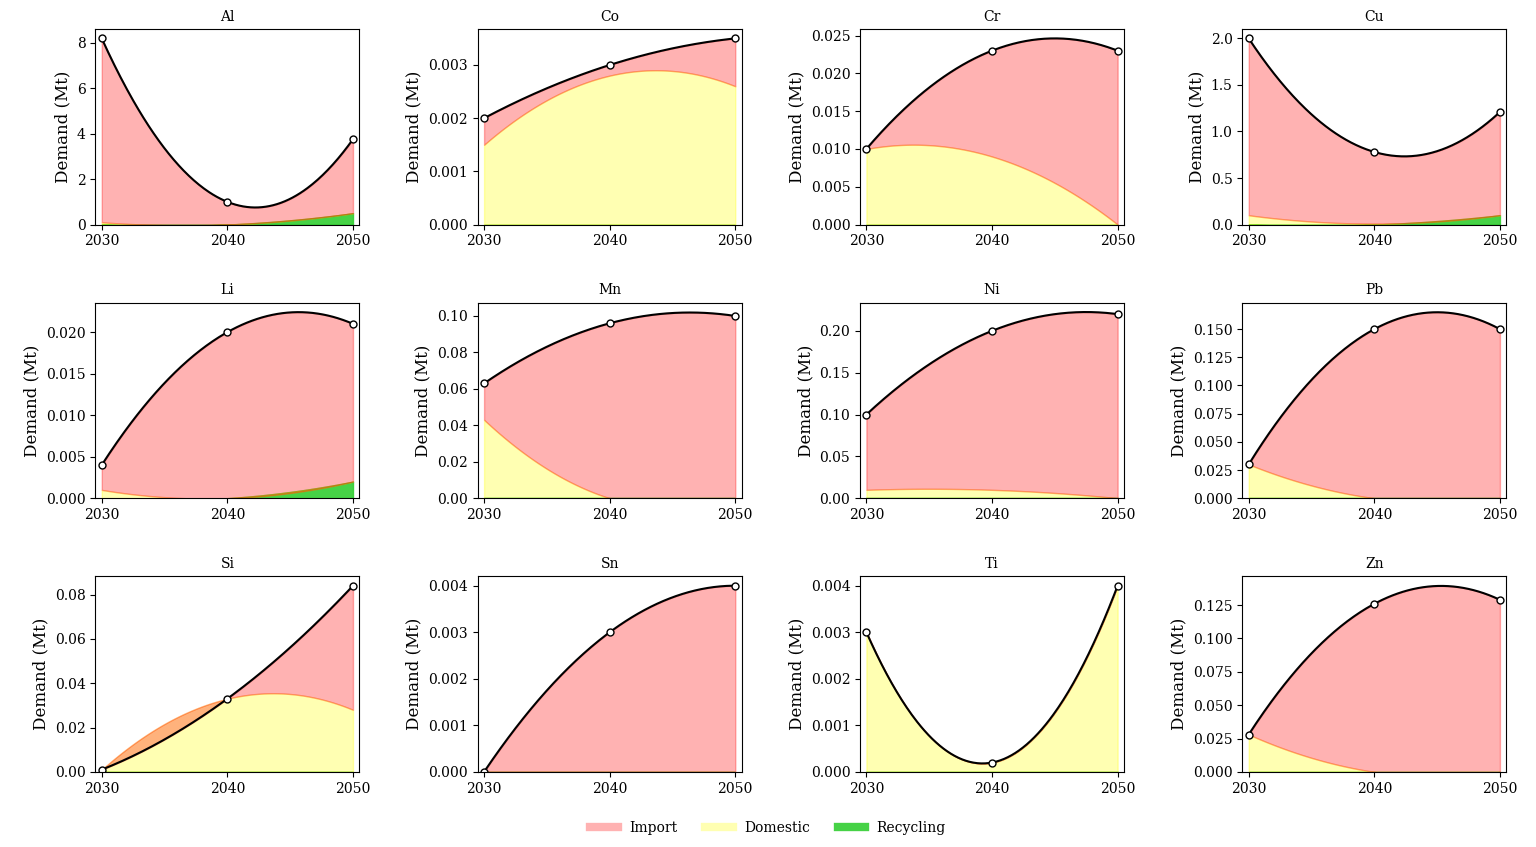

This chart was generated by the following Python code:
import numpy as np
import matplotlib.pyplot as plt
from scipy.interpolate import CubicSpline

plt.rcParams['font.family'] = 'serif'

# =========================
# زمان‌ها
# =========================
years = np.array([2030, 2040, 2050])
x_smooth = np.linspace(years.min(), years.max(), 200)

materials = [
    'Al','Co','Cr','Cu','Li','Mn','Ni','Pb','Si','Sn','Ti','Zn'
]

colors = {
    "Recycling": "#32cd32",
    "Domestic": "#ffff00",
    "Import": "#ff0000"
}

# =========================
# 📌 داده واقعی
# =========================
data = {
    "Al": {"imp":[8.1,1,3.26], "dom":[0.1,0,0], "rec":[0,0,0.5]},
    "Co": {"imp":[0.0005,0.0002,0.0009], "dom":[0.0015,0.0028,0.0026], "rec":[0,0,0]},
    "Cr": {"imp":[0,0.014,0.023], "dom":[0.01,0.009,0], "rec":[0,0,0]},
    "Cu": {"imp":[1.9,0.77,1.11], "dom":[0.1,0.01,0], "rec":[0,0,0.1]},
    "Li": {"imp":[0.003,0.02,0.019], "dom":[0.001,0,0], "rec":[0,0,0.002]},
    "Mn": {"imp":[0.02, 0.096, 0.1], "dom":[0.043,0,0], "rec":[0,0,0]},
    "Ni": {"imp":[0.09, 0.19, 0.22], "dom":[0.01,0.01,0], "rec":[0,0,0]},
    "Pb": {"imp":[0,0.15,0.15], "dom":[0.03,0,0], "rec":[0,0,0]},
    "Si": {"imp":[0,0,0.056], "dom":[0.001,0.033,0.028], "rec":[0,0,0]},
    "Sn": {"imp":[0,0.003,0.004], "dom":[0,0,0], "rec":[0,0,0]},
    "Ti": {"imp":[0,0,0], "dom":[0.003,0.0002,0.004], "rec":[0,0,0]},
    "Zn": {"imp":[0,0.126,0.129], "dom":[0.028,0,0], "rec":[0,0,0]}
}
from scipy.interpolate import make_interp_spline
# =========================
# Smooth function (CubicSpline)
# =========================
def smooth(y):
    spline = make_interp_spline(years, y, k=2)
    return spline(x_smooth)

# =========================
# Figure
# =========================
fig, axes = plt.subplots(3, 4, figsize=(14, 10))


axes = axes.flatten()

x_offset = 0.5

# =========================
# Plot loop
# =========================
for i, ax in enumerate(axes[:len(materials)]):
    mat = materials[i]

    imp = np.array(data[mat]["imp"])
    dom = np.array(data[mat]["dom"])
    rec = np.array(data[mat]["rec"])

    # smoothing
    imp_s = smooth(imp)
    dom_s = smooth(dom)
    rec_s = smooth(rec)

    total_s = imp_s + dom_s + rec_s

    # =========================
    # stacked smooth areas
    # =========================
    ax.fill_between(x_smooth, 0, rec_s,
                    color=colors["Recycling"], alpha=0.9)

    ax.fill_between(x_smooth, rec_s, rec_s + dom_s,
                    color=colors["Domestic"], alpha=0.3)

    ax.fill_between(x_smooth, rec_s + dom_s, total_s,
                    color=colors["Import"], alpha=0.3)

    # total line
    ax.plot(x_smooth, total_s, color='black', linewidth=1.5)

    # original data points (clean markers)
    ax.plot(years, imp + dom + rec,
            'o',
            markersize=5,
            markerfacecolor='white',
            markeredgecolor='black',
            markeredgewidth=1)

    ax.set_xlim(years.min() - x_offset, years.max() + x_offset)
    ax.set_ylim(0)
    ax.set_xticks(years)
    ax.set_title(mat, fontsize=10)
    ax.set_ylabel("Demand (Mt)", fontsize=12)



# =========================
# legend
# =========================
handles = [
    plt.Line2D([0],[0], color=colors["Import"], lw=6,alpha=0.3),
    plt.Line2D([0],[0], color=colors["Domestic"], lw=6, alpha=0.3),
    plt.Line2D([0],[0], color=colors["Recycling"], lw=6, alpha=0.9)
]

labels = ['Import', 'Domestic', 'Recycling']

fig.legend(handles, labels, loc='lower center',
           ncol=3, frameon=False)

plt.tight_layout(rect=[0, 0.05, 1, 1])
plt.subplots_adjust(hspace=0.4)
plt.show()
